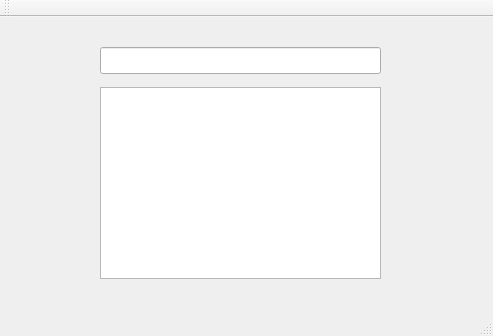
<?xml version="1.0" encoding="UTF-8"?>
<ui version="4.0">
 <class>MainWindow</class>
 <widget class="QMainWindow" name="MainWindow">
  <property name="geometry">
   <rect>
    <x>0</x>
    <y>0</y>
    <width>493</width>
    <height>336</height>
   </rect>
  </property>
  <property name="windowTitle">
   <string>Dictionary</string>
  </property>
  <widget class="QWidget" name="centralWidget">
   <widget class="QLineEdit" name="le_search">
    <property name="geometry">
     <rect>
      <x>100</x>
      <y>30</y>
      <width>281</width>
      <height>27</height>
     </rect>
    </property>
   </widget>
   <widget class="QListWidget" name="lw_result">
    <property name="geometry">
     <rect>
      <x>100</x>
      <y>70</y>
      <width>281</width>
      <height>192</height>
     </rect>
    </property>
   </widget>
  </widget>
  <widget class="QMenuBar" name="menuBar">
   <property name="geometry">
    <rect>
     <x>0</x>
     <y>0</y>
     <width>493</width>
     <height>25</height>
    </rect>
   </property>
  </widget>
  <widget class="QToolBar" name="mainToolBar">
   <attribute name="toolBarArea">
    <enum>TopToolBarArea</enum>
   </attribute>
   <attribute name="toolBarBreak">
    <bool>false</bool>
   </attribute>
  </widget>
  <widget class="QStatusBar" name="statusBar"/>
 </widget>
 <layoutdefault spacing="6" margin="11"/>
 <resources/>
 <connections/>
</ui>
